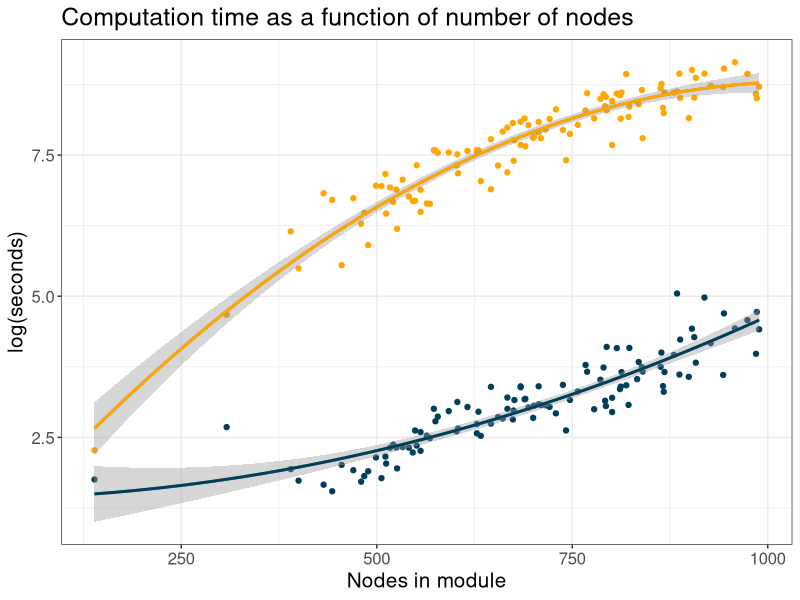
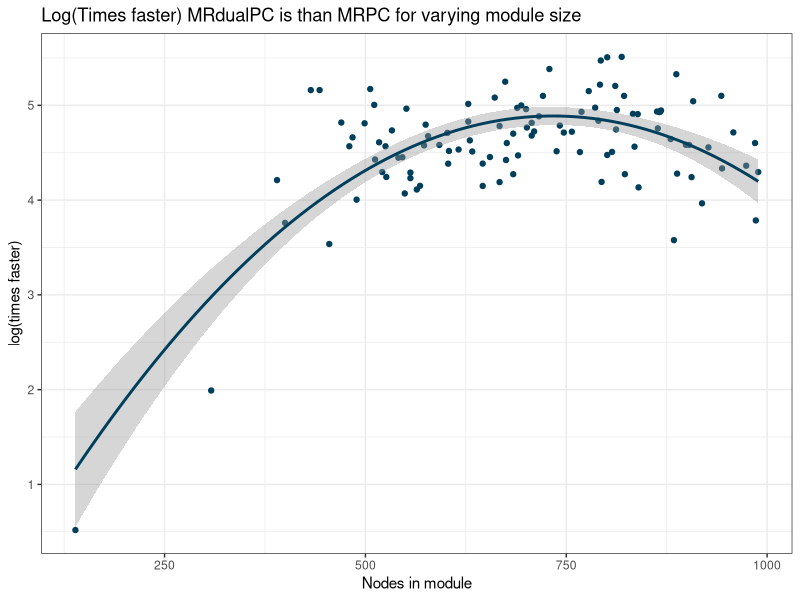
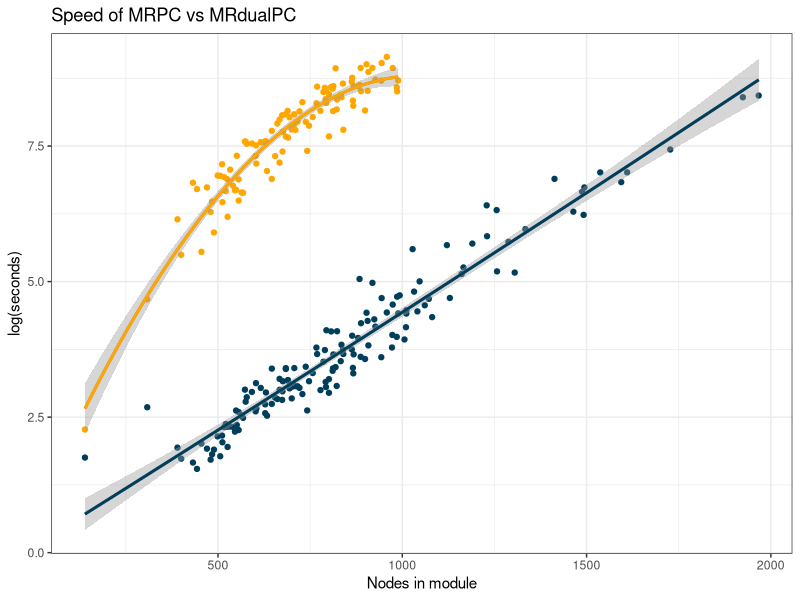

These figures' R source, in order:
library(ggplot2)
library(tidyr)
###plotting the time difference
#graph with number of nodes at bottom
#3 lines:
#	time of MRPC
#	time of MRPC with FDR correction
#	time of MRdualPC
time_MRPC <- c(3982, 1049, 3454, 6366, 8351, 4971, 5455, 642, 2434, 5911, 7651, 5722, 7588, 5215, 919, 7089, 1961, 2112, 6058, 1969, 1944, 1886, 818, 9362, 468, 3428, 2354, 257, 4178, 2438, 2455, 243, 868, 2824, 7641, 1653, 3483, 3189, 767, 4703, 5058, 1141, 2507, 3801, 1308, 661, 2159, 3551, 2740, 2631, 5340, 4899, 1018, 2393, 4443, 6159, 1504, 787, 4264, 1634, 1967, 3086, 977, 3248, 1894, 843, 1510, 5002, 2843, 1928, 982, 2946, 5297, 3070, 9.7, 8167, 7624, 1829, 5452, 5573, 5468, 4000, 2704, 806, 1332, 1973, 2159, 3259, 4948, 1044, 3446.46, 5373, 4060, 367, 1502, 490, 4302, 763, 800, 1293, 536, 5404, 6037, 1169, 107, 650, 986, 3460, 4641)
time_dual <- c(43.93, 8.54, 23.90, 54.69, 109.47, 68.85, 52.45, 7.66, 21.59, 42.52, 144.98, 42.29, 30.65, 28.62, 5.27, 45.73, 16.20, 24.13, 82.51, 19.20, 20.87, 17.59, 4.69, 83.92, 6.94, 20.90, 23.61, 7.48, 30.22, 39.04, 17.21, 5.66, 10.16, 30.88, 37.06, 13.78, 35.59, 16.74, 12.56, 19.08, 21.23, 12.51, 21.34, 27.31, 14.26, 9.60, 24.56, 21.65, 17.01, 23.62, 53.54, 33.83, 10.13, 29.81, 46.30, 64.66, 13.55, 10.72, 59.4, 19.60, 20.22, 27.47, 13.38, 30.11, 19.39, 6.81, 10.54, 71.88, 21.51, 15.42, 10.19, 24.67, 41.98, 20.71, 5.78, 83.53, 97.11, 22.81, 38.77, 155.74, 38.70, 60.47, 21.91, 13.76, 20.17, 13.09, 30.08, 29.60, 112.31, 5.92, 29.95, 59.18, 18.64, 6.69, 17.46, 7.03, 23.30, 12.02, 9.32, 8.67, 5.56, 38.99, 36.78, 10.26, 14.62, 6.14, 15.55, 20.06, 34.19)
size <- c(767, 499, 689, 864, 944, 888, 880, 512, 710, 863, 919, 839, 819, 811, 432, 908, 575, 690, 989, 630, 616, 578, 443, 958, 390, 721, 676, 455, 866, 840, 700, 400, 541, 738, 887, 742, 899, 674, 564, 801, 793, 633, 701, 867, 604, 556, 801, 822, 661, 747, 985, 786, 517, 646, 835, 927, 602, 521, 823, 675, 573, 757, 556, 707, 592, 470, 551, 906, 716, 628, 525, 667, 790, 694, 139, 903, 974, 603, 868, 884, 813, 794, 707, 549, 667, 628, 684, 684, 986, 506, 812, 807, 729, 489, 655, 526, 792, 568, 546, 511, 480, 769, 943, 533, 308, 484, 646, 778, 833)
#run MRPC on larger than 1000 to see which work with MRPC (and to get time for dualMRPC that will run)


times_fast <- (time_MRPC/time_dual)
data <- data.frame(size, time_MRPC, time_dual, times_fast)

#use quadratic term
theme_set(theme_bw())
data %>%
  ggplot( aes(x=size, color = grp)) +
    geom_point(aes(y = log(time_MRPC)), color = "#ffa600") +
    geom_point(aes(y = log(time_dual)), color = "#003f5c") +
    geom_smooth(aes(y = log(time_MRPC), color = "#ffa600"), method = "lm", se = F, formula = y ~ x + I(x^2)) +  #this line is included for the legend
    geom_smooth(aes(y = log(time_MRPC)), method = "lm", se = T, color = "#ffa600", formula = y ~ x + I(x^2)) +
    geom_smooth(aes(y = log(time_dual), color = "#003f5c"), method = "lm", se = F, formula = y ~ x + I(x^2)) +
    geom_smooth(aes(y = log(time_dual)), method = "lm", color = "#003f5c", se = T, formula = y ~ x + I(x^2)) +
    labs(x = "Nodes in module", y = "log(seconds)", color = "Legend") +
    scale_colour_manual(name="Method", values=c("MRPC" = "#ffa600", "MRdualPC" = "#003f5c")) +
    ggtitle("Computation time as a function of number of nodes") +
    theme(text = element_text(size=15))

data %>%
  ggplot( aes(x=size)) +
    geom_point(aes(y = log(times_fast)), color = "#003f5c") +
    geom_smooth(aes(y = log(times_fast)), method = "lm", se = T, color = "#003f5c", formula = y ~ x + I(x^2)) +
    xlab("Nodes in module") + ylab("log(times faster)") +
    ggtitle("Log(Times faster) MRdualPC is than MRPC for varying module size")


time_extra_dual <- c(115.13, 43.98, 73.99, 55.47, 309.11, 109.70, 107.97, 87.42, 299.18, 63.96, 342.62, 175.26, 1695.36, 1111.58, 290.59, 123.32, 4586.36, 605.49, 85.66, 179.14, 539.10, 390.68, 929.65, 192.61, 95.87, 82.32, 507.81, 1113.38, 554.66, 986.58, 77.08, 842.59, 148.92, 170.74, 778.85, 4445.37, 51.01, 269.84)
extra_size <- c(993, 972, 924, 973, 1288, 1129, 1072, 1011, 1190, 1010, 1230, 1305, 1727, 1537, 1121, 1032, 1967, 1229, 1041, 1257, 1464, 1334, 1594, 1166, 1061, 1011, 1492, 1610, 1256, 1413, 1081, 1494, 1047, 1161, 1488, 1924, 1006, 1028)
time_extra_MRPC <- c(time_MRPC, rep(NA, length(time_extra_dual)))
time_extra_dual <- c(time_dual, time_extra_dual)
extra_size <- c(size, extra_size)

data1 <- data.frame(extra_size, time_extra_MRPC, time_extra_dual)
data1 %>%
  ggplot( aes(x=extra_size, color = grp)) +
    geom_point(aes(y = log(time_extra_MRPC)), color = "#ffa600") +
    geom_point(aes(y = log(time_extra_dual)), color = "#003f5c") +
    geom_smooth(aes(y = log(time_extra_MRPC), color = "#ffa600"), method = "lm", se = F, formula = y ~ x + I(x^2)) +  #this line is included for the legend
    geom_smooth(aes(y = log(time_extra_MRPC)), method = "lm", se = T, color = "#ffa600", formula = y ~ x + I(x^2)) +
    geom_smooth(aes(y = log(time_extra_dual), color = "#003f5c"), method = "lm", se = F, formula = y ~ x + I(x^2)) +
    geom_smooth(aes(y = log(time_extra_dual)), method = "lm", color = "#003f5c", se = T, formula = y ~ x + I(x^2)) +
    labs(x = "Nodes in module", y = "log(seconds)", color = "Legend") +
    scale_colour_manual(name="Method", values=c("MRPC" = "#ffa600", "MRdualPC" = "#003f5c")) +
    ggtitle("Speed of MRPC vs MRdualPC")
